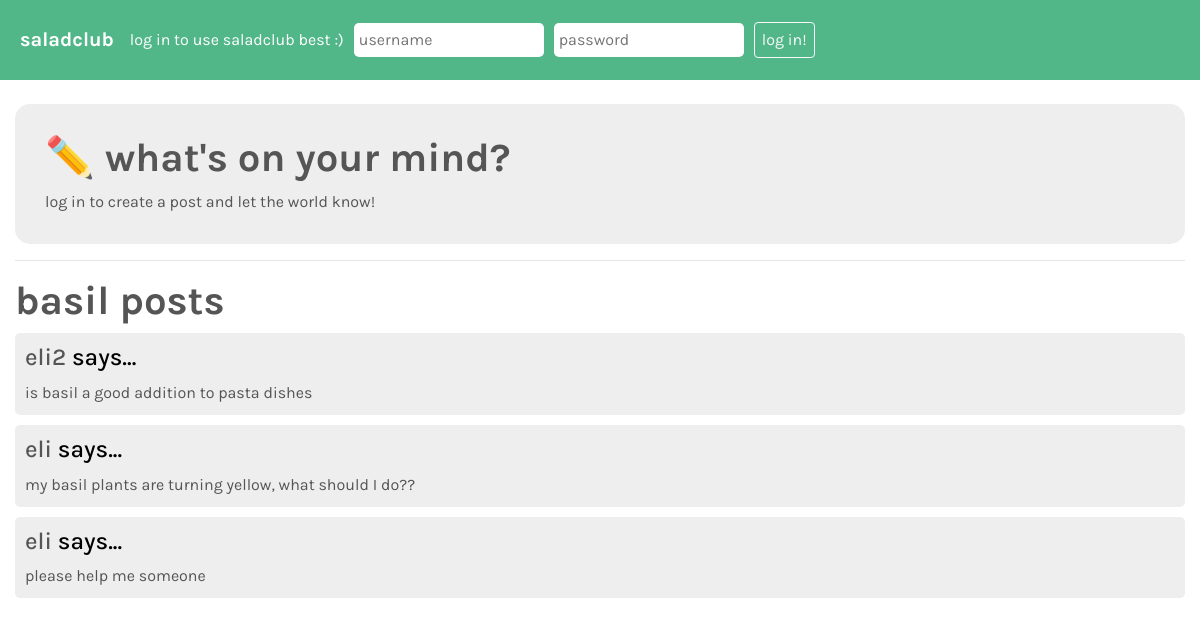
The app's page /plant/basil/ with its own data.
### plants/models.py (models this page shows, shortened)
class Plant(models.Model):
	plant_name = models.CharField(max_length=100) # no limit -- these will not be generated by users
	plant_type = models.CharField(max_length=20, null=True, blank=True) # fruit, vegetable, herb, etc.
	plant_emoji = models.CharField(max_length=1, null=True, blank=True) # emoji for display

class Post(models.Model):
	post_content = models.CharField(max_length=1000) # in case there is a lot of explaining to do :)
	post_plant = models.ForeignKey(Plant, on_delete=models.CASCADE, null=True, blank=True, default=None) # when the plant is deleted (shouldn't happen), remove posts
	author = models.ForeignKey(User, on_delete=models.CASCADE) # had to add null possibility?
	pub_date = models.DateTimeField('date published')
	post_parent = models.ForeignKey('self', on_delete=models.CASCADE, null=True, blank=True, default=None) # post deletes if the parent post deletes
	likes = models.IntegerField(default=0) # like button for people who like the post
	helpful = models.IntegerField(default=0) # for people who think the most is helpful
	also_questioning = models.IntegerField(default=0) # a 'like' to indicate that other people have the same issue
	celebrating = models.IntegerField(default=0) # for people who want to cheer on the post author

### plants/views.py (the view, shortened to what this page needs)
# urls.py: path('plant/<str:plantname>/', views.plant.as_view(), name='plantinfo'),
class plant(View):
	def get(self, request, plantname):
		post_objects = Post.objects.order_by('id')
		template = loader.get_template('plant.html')
		form = AuthenticationForm()
		form.fields['username'].widget.attrs.update({
			'placeholder': 'username',
		})
		form.fields['password'].widget.attrs.update({
			'placeholder': 'password'
 		})
		context = {
			'plantname': plantname,
			'posts': post_objects.filter(post_plant = Plant.objects.order_by('plant_name').get(plant_name = plantname)),
			'form': form
		}
		return HttpResponse(template.render(context, request))

### plants/templates/plant.html (shortened to what this page needs)
<!DOCTYPE html>
<html>
	<head>
		<link rel="stylesheet" href="https://maxcdn.bootstrapcdn.com/bootstrap/4.0.0/css/bootstrap.min.css">
		{% load static %}
		<link rel="stylesheet" href="{% static '/plants/style.css' %}">
	</head>
	<body>
		<nav class="navbar navbar-expand-sm navbar-custom">
			<a class="navbar-brand" href="/"> saladclub </a>
			{% if user.is_authenticated %}
			<a class="nav-item" href="/user/{{ user.username }}"> welcome, {{ user.username }}! view your profile or </a>
			<form class="form-inline" action="/" method="POST">
				{% csrf_token %}
				<!-- This code was taken from Dr. J's repository, using a
				hidden input to log the user out. -->
				<input type="hidden" name="logout" value="logout"></input>
				<button id="logout" class="btn btn-outline-light" type="submit"> log out </button>
			</form>
			{% else %}
				<span class="navbar-text"> log in to use saladclub best :) </span>
				<form class="form-inline" action="/" method="POST">
					<span class="usernameinput" style="margin-right: 10px"> {{ form.username }} </span>
					<span class="usernameinput"> {{ form.password }} </span>
					<button id="login" class="btn btn-outline-light" type="submit">log in!</button>
				</form>
			{% endif %}
		</nav>
		<br />
		<div class="container-fluid">
			{% if user.is_authenticated %}
			<div class="info-card" style="height: 330px;">
				<form method="POST">
					{% csrf_token %}
					<h1> ✏️ what's on your mind? </h1>
					<p> let the world know! publish a post here. 1000 character limit. </p>
					<textarea name="postcontent" placeholder="what do you have to say?" style="width: 100%; height: 115px; border-radius: 15px; border: none; padding: 15px;"></textarea>
					<button class="btn btn-outline-dark" style="margin-top: 20px; width: 100%;" type="submit"> post! </button>
				</form>
			</div>
			{% else %}
			<div class="info-card" style="height: 140px;">
				<h1> ✏️ what's on your mind? </h1>
				<p> log in to create a post and let the world know! </p>
			</div>
			{% endif %}
			<hr />
			<h1>{{ plantname }} posts </h1>
			{% for post in posts %}
				{% if post.post_parent == None %}
				<li class="postli">
					<h4> <a href="/user/{{ post.author }}">{{ post.author }}</a> says... </h4>
					<a href="/post/{{ post.id }}/">{{ post.post_content }}</a>
				</li>
				{% endif %}
			{% endfor %}
		</div>
	</body>
</html>

### plants/static/plants/style.css (style rules this page uses)
h1, h2, h4, p, a, navbar-brand { font-family: 'Karla', sans-serif; color: #555; }
h1, h2 { font-weight: 700; }
p { font-weight: 400; }
.navbar-custom { background-color: #52b788; padding: 20px; }
.navbar-text { font-family: 'Karla', sans-serif; color: white; margin-right: 10px; }
.navbar-brand { font-weight: 700; color: white; }
#login, #logout { font-family: 'Karla', sans-serif; margin-left: 10px; padding-left: 7px; padding-right: 7px; padding-top: 5px; padding-bottom: 5px; }
.info-card { font-family: 'Karla', sans-serif; height: 225px; padding: 30px; color: #555; background-color: #eee; border-radius: 15px; margin-bottom: 10px; }
.usernameinput input { border: none; border-radius: 5px; padding: 5px; font-family: 'Karla', sans-serif; }
.postli { background-color: #eee; margin-bottom: 10px; padding: 10px; border-radius: 5px; list-style-type: none; }
.postli h4 { color: #000; }

### records on screen
Plant: plant_name "basil"
Post: author "eli2", post_content "is basil a good addition to pasta dishes"
Post: author "eli", post_content "my basil plants are turning yellow, what should I do??"
Post: author "eli", post_content "please help me someone"
